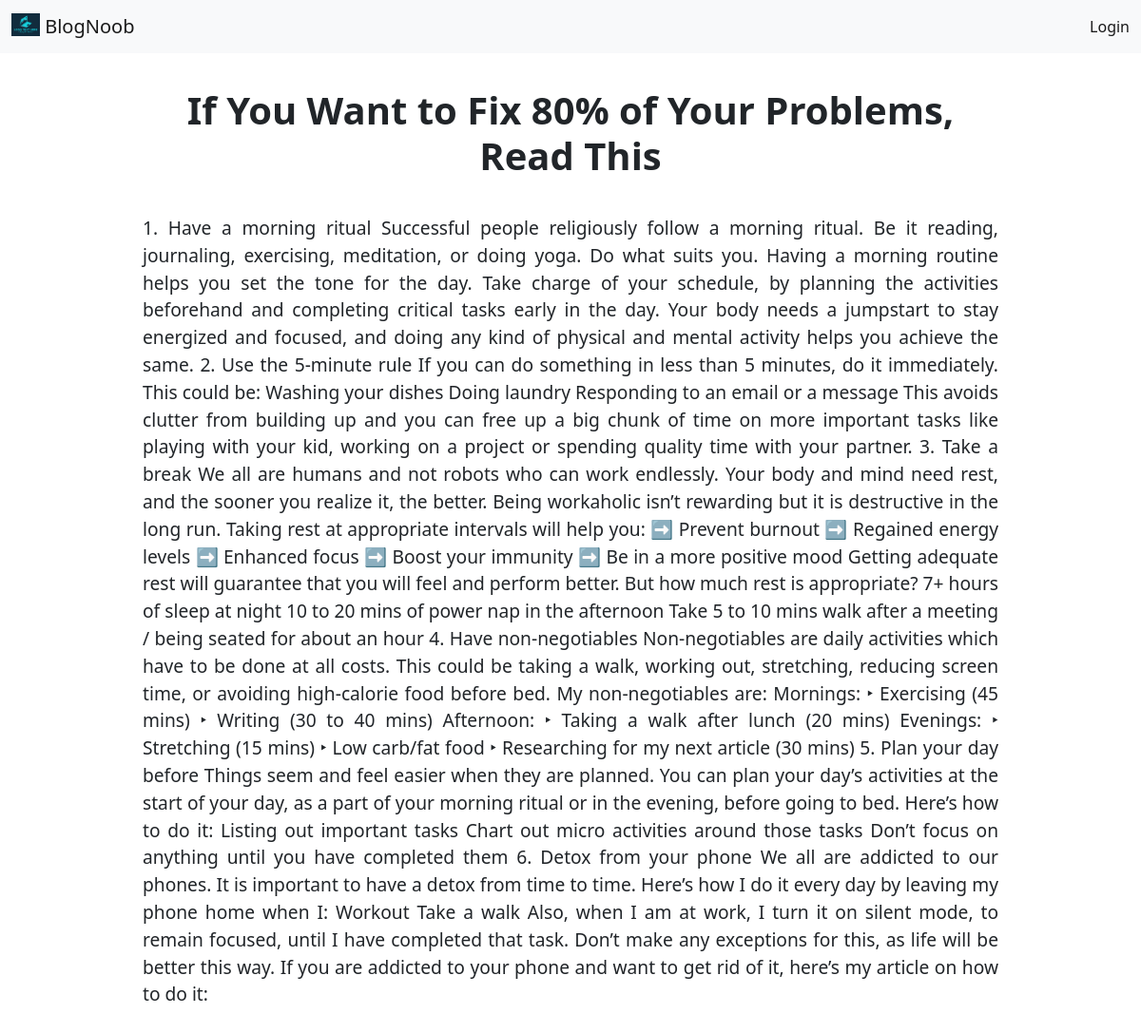
The app's page /blog/6 with its own data.
### base/models.py (models this page shows, shortened)
class Blog(models.Model):
    title = models.CharField(max_length=200, null=False)
    author = models.ForeignKey(User, on_delete=models.CASCADE, null=True)
    topic = models.ForeignKey(Topic, on_delete=models.SET_NULL, null=True)
    body = models.TextField()
    updated = models.DateTimeField(auto_now=True)
    created = models.DateTimeField(auto_now_add=True)
    class Meta:
        ordering = ['-created', '-updated']

### base/views.py (the view)
# urls.py: path("blog/<str:pk>", views.blog, name='blog'),
def blog(request, pk):
    blog = Blog.objects.get(id=pk)
    context = {'blog': blog}
    return render(request, 'base/blog.html', context)

### base/templates/base/blog.html
{% extends 'main.html' %} {% block content %}
<div class="container blog-page">
    <h1 class="blog-page-title">{{blog.title}}</h1>
    <p>{{blog.body}}</p>
</div>
{% endblock content %}

### static/css/styles.css (style rules this page uses)
body { line-height: 1.5; }
.blog-page { text-align: justify; font-size: 1.2rem; line-height: 1.5; padding: 3% 10%; }
.blog-page-title { font-weight: bold; text-align: center; padding-bottom: 30px; }

### records on screen
Blog: title "If You Want to Fix 80% of Your Problems, Read This", body "1. Have a morning ritual Successful people religiously follow a morning ritual. Be it reading, journaling, exercising, meditation, or doing yoga. Do what suits you. Having a morning routine helps you set the tone for the day. Take charge of your schedule, by planning the activities beforehand and completing critical tasks early in the day. Your body needs a jumpstart to stay energized and focused, and doing any kind of physical and mental activity helps you achieve the same. 2. Use the 5-minute rule If you can do something in less than 5 minutes, do it immediately. This could be: Washing your dishes Doing laundry Responding to an email or a message This avoids clutter from building up and…"
